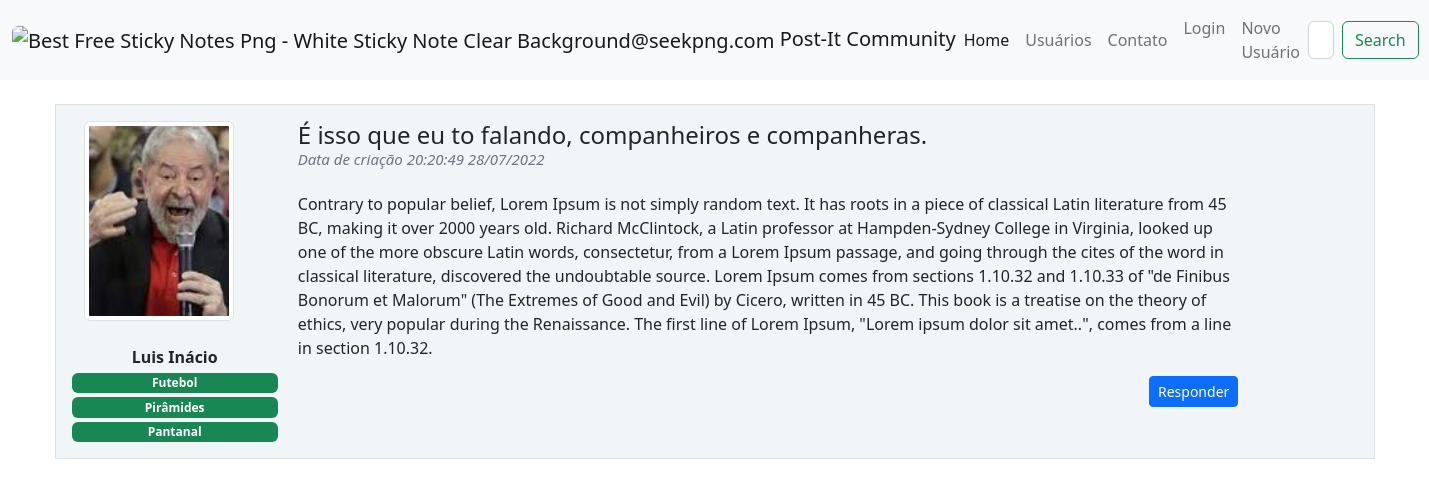
Screenshot of /post/2 with the database file from the repository.
### post_it/models.py (models this page shows, shortened)
class Usuario(database.Model, UserMixin):
    id = database.Column(database.Integer, primary_key=True)
    username = database.Column(database.String, nullable=False)
    senha = database.Column(database.String, nullable=False)
    email = database.Column(database.String, nullable=False, unique=True)
    foto_perfil = database.Column(database.String, default='default.png')
    posts = database.relationship('Post', backref='author', lazy=True)
    interesses = database.Column(database.String, nullable=False, default='Não informado')

class Post(database.Model):
    id = database.Column(database.Integer, primary_key=True)
    titulo = database.Column(database.String, nullable=False)
    corpo = database.Column(database.Text, nullable=False)
    data_criacao = database.Column(database.DateTime, nullable=False, default=datetime.utcnow())
    id_usuario = database.Column(database.Integer, database.ForeignKey('usuario.id'), nullable=False)
    resposta = database.relationship('Resposta', backref='post', lazy=True)

### post_it/routes.py (the view)
@login_required
@app.route('/post/<post_id>', methods=['GET', 'POST'])
def exibir_post(post_id):
    post = Post.query.get(post_id)
    comentarios = Resposta.query.filter_by(id_post=post_id)
    if current_user == post.author:
        form = True
    else:
        form = None
    return render_template('post.html', comentarios=comentarios, post=post, form=form)

### post_it/templates/post.html (shortened to what this page needs)
{% extends 'base.html'%}
{% block body%}
<div class="container">
    <div class = "row border mt-4 p-3 meupost">
        <div class = "col col-2 text-center">
            <div class="image pe-2">
               <img src="{{ url_for('static', filename='fotos_perfil/{}'.format(post.author.foto_perfil))}}" alt="{{ url_for('static', filename='fotos_perfil/{}'.format('default.png'))}}" class="box-foto-post img-thumbnail rounded"  >
                <br></b><strong>{{ post.author.username}}</strong><br>
                <div class="row justify-content-center">
                {% for interesse in post.author.interesses.split(';') %}
                    <span class="badge bg-success mt-1">{{ interesse }}</span>
                {% endfor %}
                </div>
            </div>
        </div>
        <div class = "col col-9">
            <h4>{{post.titulo}}
                <small class="text-muted d-flex align-items-start" style="font-size: 15px">
                    <p class="fst-italic">Data de criação {{post.data_criacao.strftime('%H:%M:%S %d/%m/%Y')}}</p>
                </small>
            </h4>
            <p class="justify-content-center">{{ post.corpo }}</p>
            <div class="d-grid gap-2 d-md-flex justify-content-md-end">
                  <a href="{{ url_for('resposta_post', post_id=post.id) }}"><button class="btn btn-primary btn-sm" type="button">Responder</button></a>
            </div>
        </div>
    </div>
</div>
{% endblock%}

### post_it/static/main.css (style rules this page uses)
.meupost { background: #f2f5f8 !important; }
.box-foto-post { max-width:100%; width: 150px; height: 200px; object-fit: cover; display: block; }

### rows the page displays
Usuario: foto_perfil (picture), author.username "Luis Inácio"
Post: titulo "É isso que eu to falando, companheiros e companheras.", data_criacao "20:20:49 28/07/2022", corpo "Contrary to popular belief, Lorem Ipsum is not simply random text. It has roots in a piece of classical Latin literature from 45 BC, making it over 2000 years old. Richard McClintock, a Latin professor at Hampden-Sydney College in Virginia, looked up one of the more obscure Latin words, consectetur, from a Lorem Ipsum passage, and going through the cites of the word in classical literature, discovered the undoubtable source. Lorem Ipsum comes from sections 1.10.32 and 1.10.33 of \"de Finibus Bonorum et Malorum\" (The Extremes of Good and Evil) by Cicero, written in 45 BC. This book is a treatise on the theory of ethics, very popular during the Renaissance. The first line of Lorem Ipsum,…"

### other values shown
{{ interesse }} "Futebol" "Pirâmides" "Pantanal"
